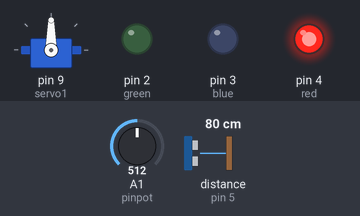
Bench run of a sketch on a simulated Arduino Uno, built with avr-gcc and run on an emulated ATmega328P. On the bench: servo, output pins drawn as LEDs (lit = HIGH). Wiring (inferred from the names in the program): ultrasonic range finder: trigger pin 6; echo pin 5. The inputs (shaded band) are chosen by the test bench; at power-on: A1 (pinpot) = 512, distance to the obstacle (sensor on pin 5) 80 cm. The echo pulse lasts 58.3 µs per cm; pins used as bus, display or sensor lines are not drawn.

Above: at 6.8 s.
6.9 s: A1 (pinpot) set to 716
At 7.8 s:
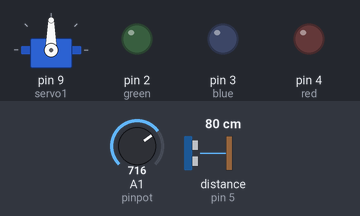
18.8 s: A1 (pinpot) set to 900
At 19.8 s:
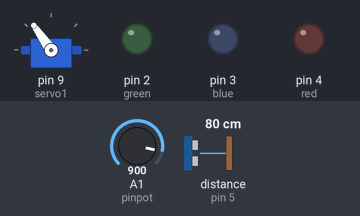
30.7 s: A1 (pinpot) set to 1023
At 31.8 s:
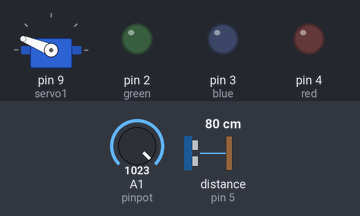
42.6 s: A1 (pinpot) set to 306
54.5 s: A1 (pinpot) set to 122
Timing chart, 0 to 67.4 s (numbered marks = the images above; inputs shaded):
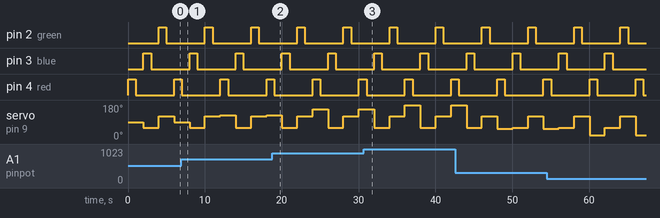

The sketch:

terrific_bruticus1.ino
```cpp
#include <Servo.h>
Servo servo1;
int trigPin = 6;
int echoPin = 5;
int red = 4;
int pinpot=1;
int blue = 3;
int val;
int green = 2;
long distance;
long duration;
void setup()
{
servo1.attach(9);
 pinMode(trigPin, OUTPUT);
 pinMode(echoPin, INPUT);
  pinMode(red,OUTPUT);
  pinMode(blue,OUTPUT);
  pinMode(green,OUTPUT);
}

void loop() {
  ultra();
  servo1.write(0);
  val=analogRead(pinpot);
  val=map(val,0,1023,0,180);
  servo1.write(val);
  if(distance <=20){
    digitalWrite(red,HIGH);
    delay(1000);
    digitalWrite(red,LOW);
    delay(1000);
    servo1.write(60);}
  else{servo1.write(0);
      }


if(distance <=15){
    digitalWrite(blue,HIGH);
    delay(1000);
    digitalWrite(blue,LOW);
    delay(1000);
    servo1.write(120);
}
  else{servo1.write(0);}


if(distance <=10){
    digitalWrite(green,HIGH);
    delay(1000);
    digitalWrite(green,LOW);
    delay(1000);
    servo1.write(180);}
else{servo1.write(0);}
  }

void ultra(){
  digitalWrite(trigPin, LOW);
  delayMicroseconds(2);
  digitalWrite(trigPin, HIGH);
  delayMicroseconds(10);
  digitalWrite(trigPin, LOW);
  duration = pulseIn(echoPin, HIGH);
}
```

Measured:
- by itself, pin 2 (green), pin 3 (blue), pin 4 (red): alternates HIGH for 1.0 s and LOW for 5.0 s
